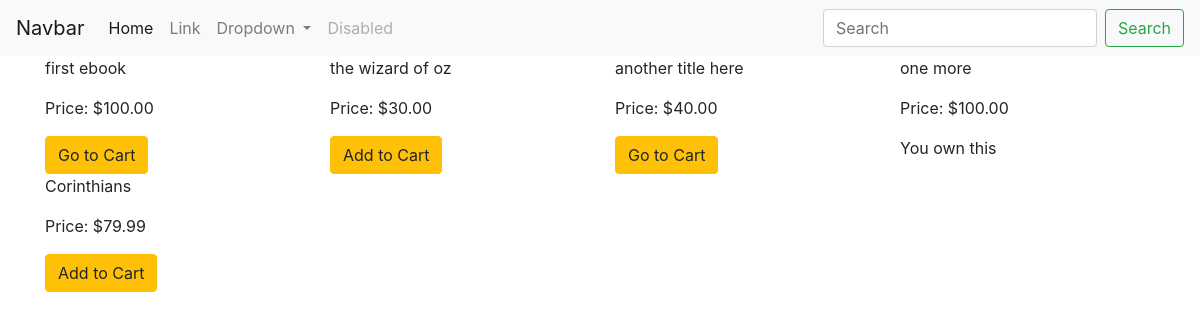
The page /products/ (signed in) on the database its author committed.
### products/models.py (models this page shows, shortened)
class Product(models.Model):
    name = models.CharField(max_length=120)
    description = models.CharField(max_length=500,null=True,blank=True)
    download = models.FileField(upload_to=download_loc,storage=FileSystemStorage(location=protected_loc),null=True,blank=True)
    price = models.DecimalField(max_digits=60,decimal_places=2)
    sale_price = models.DecimalField(max_digits=60,decimal_places=2,null=True,blank=True)
    slug= models.SlugField()
    timestamp = models.DateTimeField(auto_now_add=True,auto_now=False)
    updated = models.DateTimeField(auto_now_add=False,auto_now=True)
    active = models.BooleanField(default=True)

### products/views.py (the view)
# urls.py: url(r'^', product_list, name='product-list'),
@login_required
def product_list(request):
    object_list = Product.objects.all()
    filtered_orders = Order.objects.filter(owner=request.user.profile, is_ordered=False)
    current_order_products = []
    if filtered_orders.exists():
    	user_order = filtered_orders[0]
    	user_order_items = user_order.items.all()
    	current_order_products = [product.product for product in user_order_items]
    context = {
        'object_list': object_list,
        'current_order_products': current_order_products
    }
    return render(request, "products/product_list.html", context)

### products/templates/products/product_list.html (shortened to what this page needs)
{% extends 'base.html' %}
{% block content %}
    <div class="row">
    {% for object in object_list %}
        <div class="col-sm-3">
            <p>{{ object.name }}</p>
            <p>Price: ${{ object.price }}</p>
            {% if object in user.profile.ebooks.all %}
            You own this
            {% elif object in current_order_products %}
            <a href="{% url 'shopping_cart:order_summary' %}" class="btn btn-warning">Go to Cart</a>
            {% else %}
            <a href="{% url 'shopping_cart:add_to_cart' object.id %}" class="btn btn-warning">Add to Cart</a>
            {% endif %}
        </div>
    {% endfor %}
    </div>
{% endblock content %}

### rows shown on the page
Product: name "first ebook", price "100.00", shows "Go to Cart"
Product: name "the wizard of oz", price "30.00", shows "Add to Cart"
Product: name "another title here", price "40.00", shows "Go to Cart"
Product: name "one more", price "100.00", shows "You own this"
Product: name "Corinthians", price "79.99", shows "Add to Cart"
